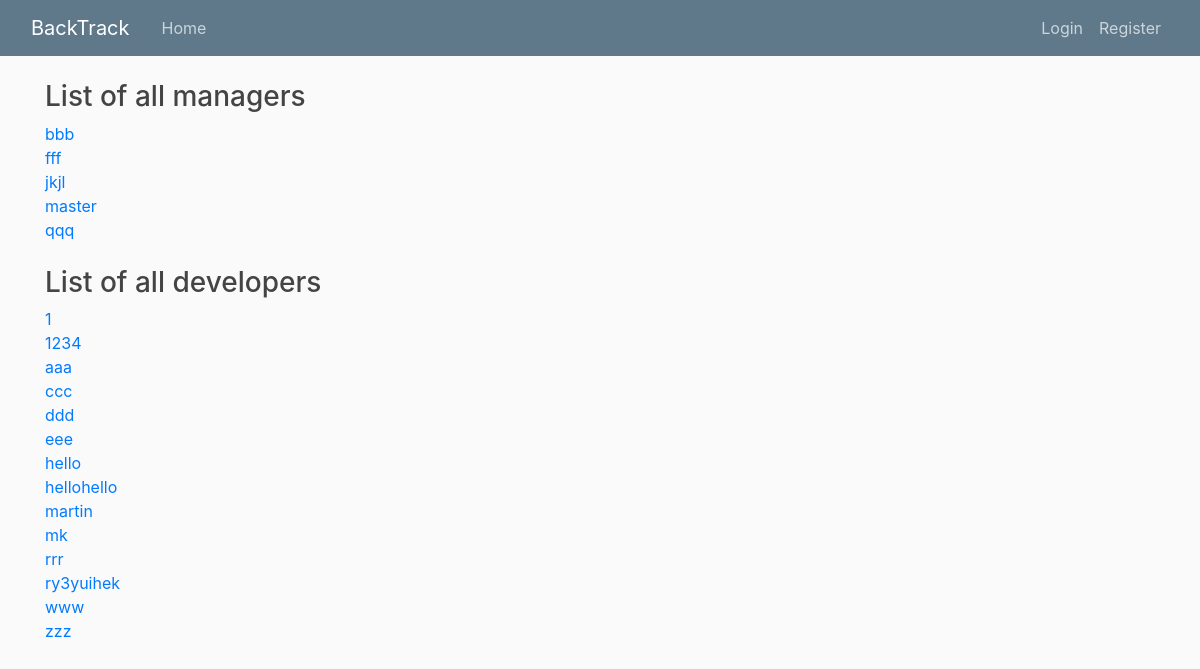
Page /list/ on the committed database.
### users/models.py (models this page shows, shortened)
class User(AbstractBaseUser):
	email				=	models.EmailField(verbose_name="email",max_length=60, unique=True)
	position			=	models.CharField(
								max_length=32,
							)
	first_name			=	models.CharField(max_length=30, unique=False, default=False)
	last_name			= 	models.CharField(max_length=20, unique=False, default = False)
	username			=	models.CharField(max_length=10,unique=True)
	date_joined			=	models.DateTimeField(verbose_name='date joined', auto_now_add = True)
	last_login			=	models.DateTimeField(verbose_name='last login', auto_now=True)
	is_admin			=	models.BooleanField(default=False)
	is_active			=	models.BooleanField(default=True)
	is_staff			=	models.BooleanField(default=False)
	is_superuser		=	models.BooleanField(default=False)
	project				= 	models.ManyToManyField(Project)
	USERNAME_FIELD	=	'email'
	REQUIRED_FIELDS	=	['username',]
	objects = MyAccountManager()

### users/views.py (the view)
# urls.py: path('list/',user_views.user_list,name='user_list'),
def user_list(request):
	all_users = User.objects.order_by('username')
	context ={'users':all_users}
	return render(request, 'users/list.html', context)

### users/templates/users/list.html
{% extends "base_noSidebar.html" %}
{% block content %}
	<h3>List of all managers</h3>
	{%for user in users%}
		{%if user.position == '2'%}
		<a href="#">{{user.username}}</a>
		<br>
		{%endif%}
	{%endfor%}
	<br>
	<h3>List of all developers</h3>
	{%for user in users%}
		{%if user.position == '3' or user.position == '1'%}
		<a href="#">{{user.username}}</a>
		<br>
		{%endif%}
	{%endfor%}
{% endblock content %}

### productBacklog/static/PBI/main.css (style rules this page uses)
body { background: #fafafa; color: #333333; margin-top: 5rem; }
h1, h2, h3, h4, h5, h6 { color: #444444; }

### rows in the picture
User: username "bbb"
User: username "fff"
User: username "jkjl"
User: username "master"
User: username "qqq"
User: username "1"
User: username "1234"
User: username "aaa"
User: username "ccc"
User: username "ddd"
User: username "eee"
User: username "hello"
User: username "hellohello"
User: username "martin"
User: username "mk"
User: username "rrr"
User: username "ry3yuihek"
User: username "www"
User: username "zzz"
